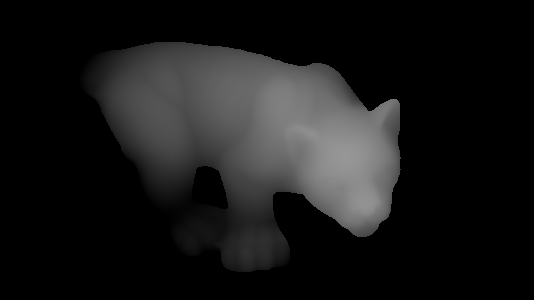
#> input picture images/puma.png, 534 x 300 px
$ python util_functions.py
#> lines starting #> are read from the running program, lines starting #| are printed output that depends on the picture
import numpy as np
from PIL import Image
from tqdm import tqdm
import numba
import matplotlib.pyplot as plt
import PyKDL


def normalize(img):
    return (img - img.min()) / (img.max() - img.min())


@numba.jit(nopython=True)
def get_normals_from_depth(depth_img_arr: np.ndarray) -> np.ndarray:
    n, m = depth_img_arr.shape
    normals_img_arr = np.zeros((n, m, 3), dtype=np.float32)

    for x in range(1, n - 1):
        for y in range(1, m - 1):
            dzdx = (depth_img_arr[x + 1, y] - depth_img_arr[x - 1, y]) / 2.0
            dzdy = (depth_img_arr[x, y + 1] - depth_img_arr[x, y - 1]) / 2.0

            direction = np.array([-dzdx, -dzdy, 1.0], dtype=np.float32)
            magnitude = np.sqrt((direction ** 2).sum())
            normals_img_arr[x, y] = direction / magnitude
    return normals_img_arr


# [60 lines left out: functions get_normals_from_depth_avg, depth_image_to_pointcloud, rotation_between_normals, not called in this run]


def rotation_to_quaternion(r):
    return PyKDL.Rotation(*r.ravel()).GetQuaternion()


def rotation_to_euler(r):
    return PyKDL.Rotation(*r.ravel()).GetEulerZYX()


def rotation_to_euler_zyx(r):
    euler = PyKDL.Rotation(*r.ravel()).GetEulerZYX()
    return tuple(map(lambda x: x * 180 / np.pi, euler))


if __name__ == '__main__':
    puma = np.array(Image.open('../images/puma.png'), dtype=np.float32)

    plt.figure(figsize=(10, 5))
    plt.imshow(puma)
    plt.show()

    puma_normals = get_normals_from_depth(depth_img_arr=puma)
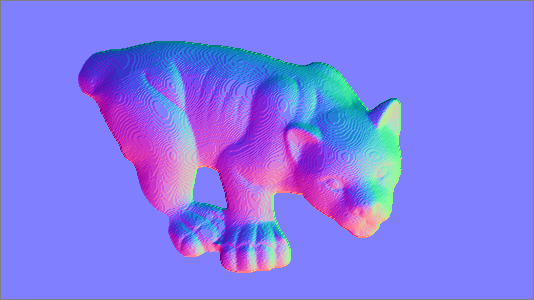
#> puma_normals: shape (300, 534, 3) float32; mean of channels 0, 1, 2 0.0183, -0.0415, 0.883; drawn with min black and max white

    plt.figure(figsize=(10, 5))
    plt.imshow(puma_normals)
    plt.show()
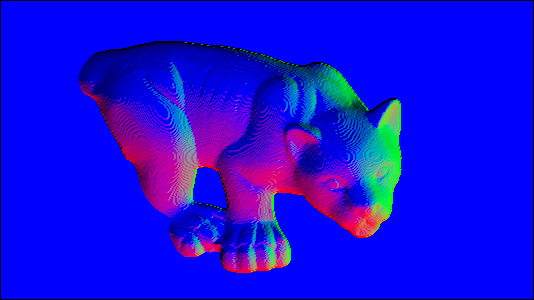
#> shown: shape (300, 534, 3) float32; mean R, G, B 0.0776, 0.0412, 0.883
